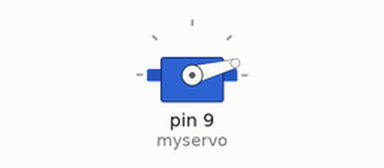
Simulated run of this sketch. Board: Arduino Uno, built with avr-gcc and run on an emulated ATmega328P. Shown: servo.

Above: at 0.05 s.
At 3.85 s:
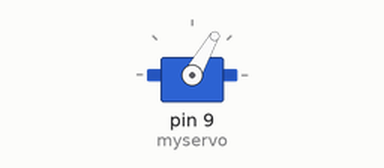
At 7.75 s:
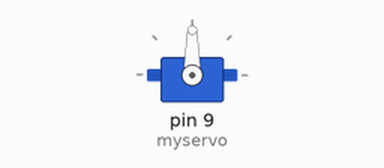
At 15.55 s:
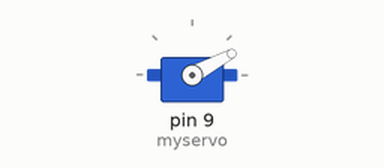
Timing chart, 0 to 23.2 s (numbered marks = the images above):
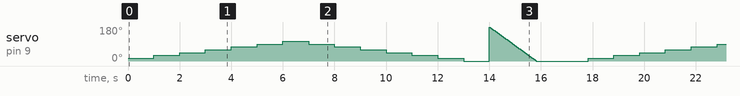

The sketch:

servo.ino
```cpp
#include<Servo.h>
Servo myservo;
int i = 1;
void setup() {
    myservo.attach(9);
    myservo.write(0);
}

void loop() {
        for(; i <= 6; i++){
    myservo.write(i*15);
    delay(1000);
        }
    for(; i >= 0; i--){
    myservo.write(i*15);
    delay(1000);
    }
    for(int num = 180; num >= 0; num--){
     myservo.write(num);
     delay(10);
    }
}
```
